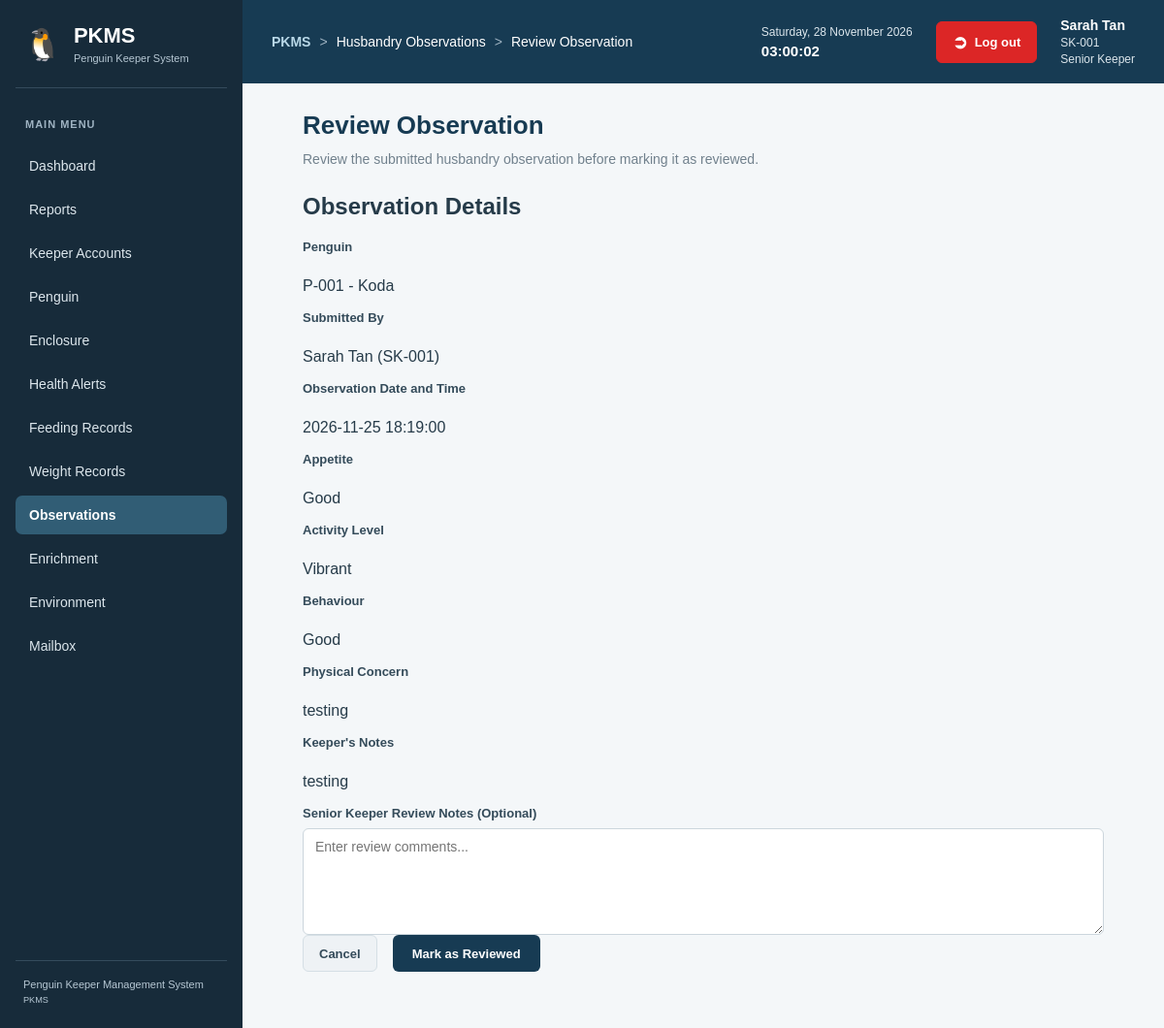
The page /modules/observations/review.php?id=262 (signed in) on the database its author committed.
### tables this page shows
CREATE TABLE `husbandry_observations` (
  `observation_id` int(11) NOT NULL,
  `penguin_id` int(11) NOT NULL,
  `keeper_id` int(11) NOT NULL,
  `observation_date` date NOT NULL,
  `observation_time` time NOT NULL,
  `appetite` enum('Good','Moderate','Poor') DEFAULT NULL,
  `activity_level` enum('Vibrant','Moderate','Poor') DEFAULT NULL,
  `behaviour` enum('Good','Moderate','Poor') DEFAULT NULL,
  `physical_concern` varchar(255) DEFAULT NULL,
  `notes` text DEFAULT NULL,
  `status` enum('Draft','Submitted','Reviewed') DEFAULT 'Draft',
  `created_at` datetime DEFAULT current_timestamp(),
  `reviewed_by` int(11) DEFAULT NULL,
  `reviewed_at` datetime DEFAULT NULL,
  `review_notes` text DEFAULT NULL
);

CREATE TABLE `penguins` (
  `penguin_id` int(11) NOT NULL,
  `animal_code` varchar(20) NOT NULL,
  `name` varchar(60) NOT NULL,
  `species` varchar(80) NOT NULL,
  `sex` enum('Male','Female','Unknown') DEFAULT 'Unknown',
  `hatch_date` date DEFAULT NULL,
  `origin_type` varchar(50) DEFAULT NULL,
  `arrival_date` date DEFAULT NULL,
  `enclosure_id` int(11) DEFAULT NULL,
  `status` enum('Active','Quarantine','Transferred','Deceased') DEFAULT 'Active',
  `notes` text DEFAULT NULL,
  `created_at` datetime DEFAULT current_timestamp(),
  `archived_at` datetime DEFAULT NULL,
  `archived_by` int(11) DEFAULT NULL
);

CREATE TABLE `users` (
  `user_id` int(11) NOT NULL,
  `staff_code` varchar(20) NOT NULL,
  `full_name` varchar(100) NOT NULL,
  `email` varchar(100) DEFAULT NULL,
  `password_hash` varchar(255) NOT NULL,
  `role` enum('Senior Keeper','Junior Keeper') NOT NULL,
  `status` enum('Active','Inactive') DEFAULT 'Active',
  `created_at` datetime DEFAULT current_timestamp()
);

### modules/observations/review.php (the view, shortened to what this page needs)
<?php
require_once __DIR__ . '/../../includes/auth.php';
$observationId = filter_var(
    $_GET['id'] ?? $_POST['observation_id'] ?? '',
    FILTER_VALIDATE_INT
);
$errors = [];
$reviewNotes = '';
try {
    $stmt = $pdo->prepare("
        SELECT
            o.*,
            p.animal_code,
            p.name AS penguin_name,
            u.full_name AS keeper_name,
            u.staff_code
        FROM husbandry_observations o
        INNER JOIN penguins p
            ON o.penguin_id = p.penguin_id
        INNER JOIN users u
            ON o.keeper_id = u.user_id
        WHERE o.observation_id = ?
          AND o.status = 'Submitted'
    ");
    $stmt->execute([$observationId]);
    $observation = $stmt->fetch();
} catch (Throwable $e) {
    if ($pdo->inTransaction()) {
        $pdo->rollBack();
    }
    error_log('Observation review error: ' . $e->getMessage());
    if ($e instanceof RuntimeException) {
        $_SESSION['observation_error'] = $e->getMessage();
        header('Location: index.php');
        exit;
    }
    $errors[] = 'Unable to process the review. Please try again.';
}
?>
<!DOCTYPE html>
<html lang="en">
<head>
    <link rel="stylesheet"
          href="/penguin_keeper_management/assets/css/style.css">
</head>
<body>
<div class="app-layout">
    <?php include __DIR__ . '/../../includes/sidebar.php'; ?>
    <main class="main-content">
        <?php
        include __DIR__ . '/../../includes/topbar.php';
        ?>
        <div class="page-content">
            <div class="page-header">
                <div>
                    <h1>Review Observation</h1>
                    <p>
                        Review the submitted husbandry observation
                        before marking it as reviewed.
                    </p>
                </div>
            </div>
            <section class="form-section">
                <h2>Observation Details</h2>
                <div class="form-group">
                    <label>Penguin</label>
                    <p>
                        <?= htmlspecialchars($observation['animal_code']) ?>
                        -
                        <?= htmlspecialchars($observation['penguin_name']) ?>
                    </p>
                </div>
                <div class="form-group">
                    <label>Submitted By</label>
                    <p>
                        <?= htmlspecialchars($observation['keeper_name']) ?>
                        (<?= htmlspecialchars($observation['staff_code']) ?>)
                    </p>
                </div>
                <div class="form-group">
                    <label>Observation Date and Time</label>
                    <p>
                        <?= htmlspecialchars($observation['observation_date']) ?>
                        <?= htmlspecialchars($observation['observation_time']) ?>
                    </p>
                </div>
                <div class="form-group">
                    <label>Appetite</label>
                    <p><?= htmlspecialchars($observation['appetite'] ?? '-') ?></p>
                </div>
                <div class="form-group">
                    <label>Activity Level</label>
                    <p><?= htmlspecialchars($observation['activity_level'] ?? '-') ?></p>
                </div>
                <div class="form-group">
                    <label>Behaviour</label>
                    <p><?= htmlspecialchars($observation['behaviour'] ?? '-') ?></p>
                </div>
                <div class="form-group">
                    <label>Physical Concern</label>
                    <p><?= htmlspecialchars($observation['physical_concern'] ?? '-') ?></p>
                </div>
                <div class="form-group">
                    <label>Keeper's Notes</label>
                    <p><?= nl2br(htmlspecialchars($observation['notes'] ?? '-')) ?></p>
                </div>
                <form method="POST" action="review.php?id=<?= (int)$observationId ?>">
                    <div class="form-group">
                        <label for="review_notes">
                            Senior Keeper Review Notes (Optional)
                        </label>
                        <textarea
                            id="review_notes"
                            name="review_notes"
                            rows="5"
                            maxlength="5000"
                            placeholder="Enter review comments..."
                        ><?= htmlspecialchars($reviewNotes) ?></textarea>
                    </div>
                    <div class="form-actions">
                        <a href="index.php" class="btn-secondary">
                            Cancel
                        </a>
                        <button
                            type="submit"
                            class="btn-primary"
                            onclick="return confirm('Confirm that you have reviewed this observation?');"
                        >
                            Mark as Reviewed
                        </button>
                    </div>
                </form>
            </section>
        </div>
    </main>
</div>
</body>
</html>

### assets/css/style.css (style rules this page uses)
.app-layout { display: flex; min-height: 100vh; width: 100%; }
.main-content { flex: 1; width: auto; max-width: none; margin: 0; padding: 30px; background: #f1f5f9; box-sizing: border-box; }
.main-content button { background: #dc2626; color: white; border: none; padding: 11px 20px; border-radius: 5px; cursor: pointer; }
.app-layout { display: flex; min-height: 100vh; }
.main-content { flex: 1; min-width: 0; padding: 30px; background-color: #f4f7f9; }
.form-actions { display: flex; align-items: center; gap: 16px; }
.form-actions button { padding: 11px 20px; border: none; border-radius: 6px; background-color: #173b53; color: #ffffff; cursor: pointer; }
* { box-sizing: border-box; }
body { margin: 0; font-family: Arial, Helvetica, sans-serif; color: #263b49; background: #f1f5f9; }
a { transition: color 0.2s ease, background-color 0.2s ease; }
.page-content { width: 100%; max-width: 1500px; margin: 0 auto; padding: 28px 32px; }
.page-header { display: flex; justify-content: space-between; align-items: center; flex-wrap: wrap; gap: 16px; margin-bottom: 24px; }
.page-header h1 { margin: 0 0 8px; color: #173b53; font-size: 26px; }
.page-header p { margin: 0; color: #71818d; font-size: 14px; line-height: 1.6; }
.form-group { display: flex; flex-direction: column; gap: 8px; flex: 1; min-width: 170px; }
.form-group label { color: #344b5a; font-size: 13px; font-weight: 600; }
.form-group input, .form-group select, .form-group textarea { width: 100%; min-height: 42px; padding: 10px 12px; border: 1px solid #ccd6dd; border-radius: 6px; background: #ffffff; color: #263b49; font-family: inherit; font-size: 14px; }
.form-group textarea { min-height: 110px; resize: vertical; }
.btn-primary, .btn-secondary, .btn-danger, .btn-success { display: inline-flex; justify-content: center; align-items: center; min-height: 38px; padding: 9px 16px; border: 1px solid transparent; border-radius: 6px; text-decoration: none; font-family: inherit; font-size: 13px; font-weight: 600; cursor: pointer; transition: background-color 0.2s ease; }
.main-content .btn-primary { background: #173b53; color: #ffffff; }
.main-content .btn-secondary { background: #eef2f5; border-color: #d5dfe5; color: #344b5a; }

### rows shown on the page
husbandry_observations: penguin.animal_code "P-001", penguin.name "Koda", keeper.full_name "Sarah Tan", keeper.staff_code "SK-001", observation_date "2026-11-25", observation_time "18:19:00", appetite "Good", activity_level "Vibrant", behaviour "Good", physical_concern "testing", notes "testing"

### other values the page prints
$item['label'] "Dashboard"
$item['label'] "Reports"
$item['label'] "Keeper Accounts"
$item['label'] "Penguin"
$item['label'] "Enclosure"
$item['label'] "Health Alerts"
$item['label'] "Feeding Records"
$item['label'] "Weight Records"
$item['label'] "Observations"
$item['label'] "Enrichment"
$item['label'] "Environment"
$item['label'] "Mailbox"
$crumb "Husbandry Observations"
$crumb "Review Observation"
$_SESSION['full_name'] "Sarah Tan"
